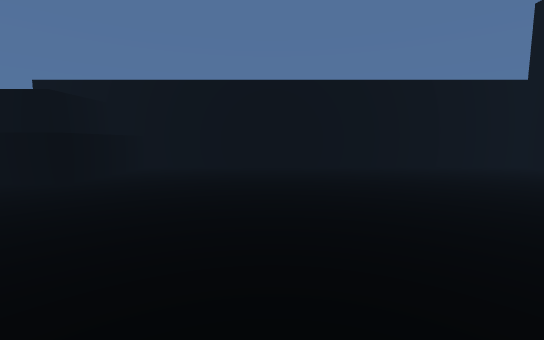
view 1 (above)

14 first-person views from a walk through a scene from a Unity 3-D project. The camera is 1.5 m above the floor, tilts 6° down and sees 90° across. The floor is counted in squares, 1.8 m on a side. Each view is taken from the middle of a square. On the plan, view 1 faces up. The plan holds only what a view shows up to about 10 squares ahead; the rest is blank. The place goes on beyond the plan. The player character is not drawn. Some surface patterns are stand-ins.

view 2
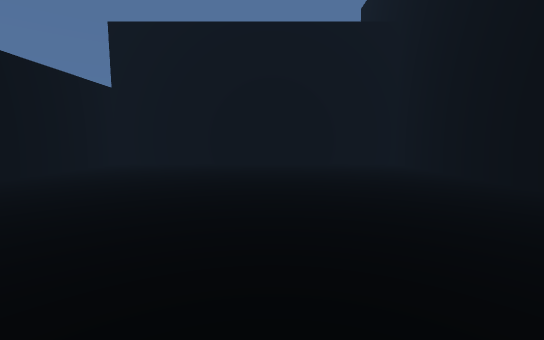

view 3
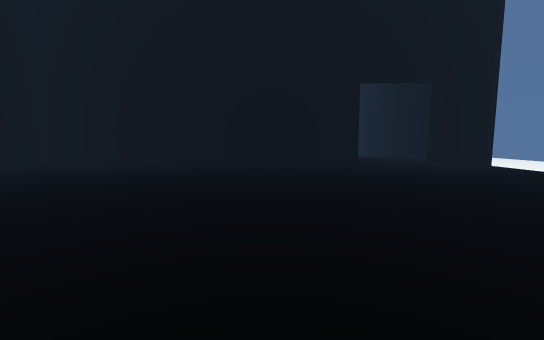

view 4
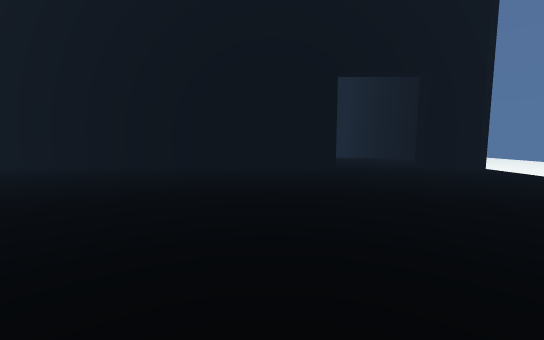

view 5
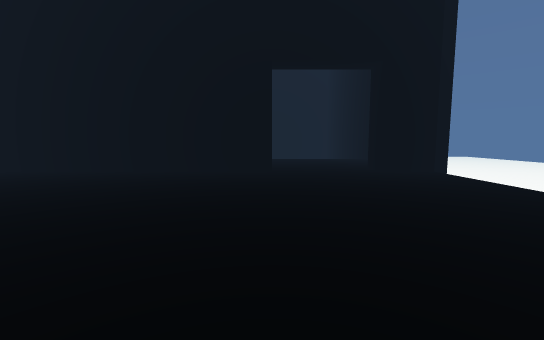

view 6
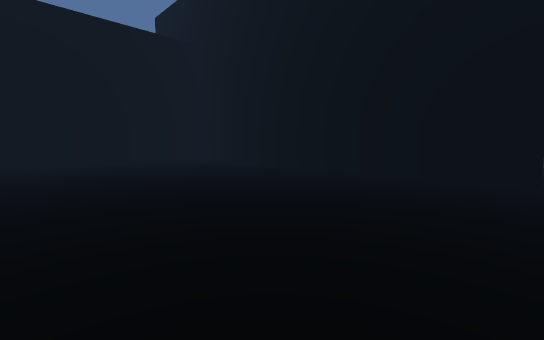

view 7
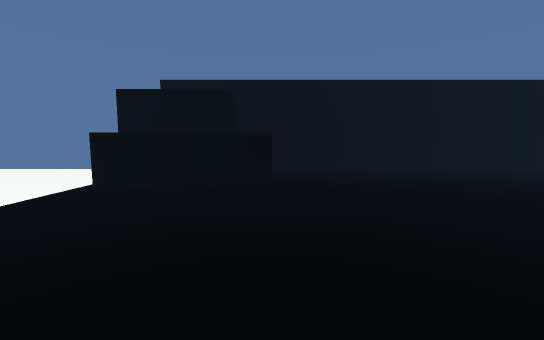

view 8
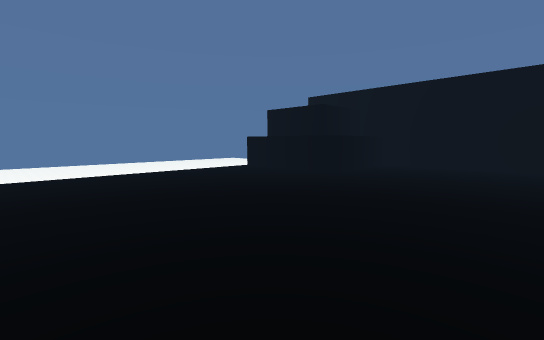

view 9
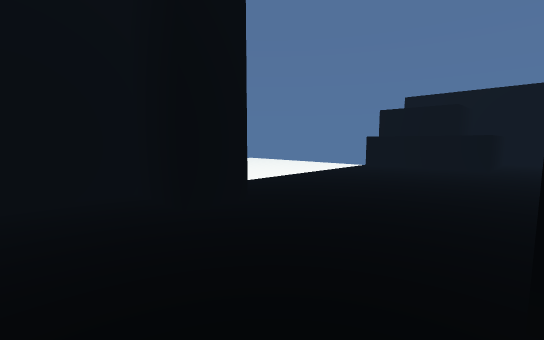

view 10
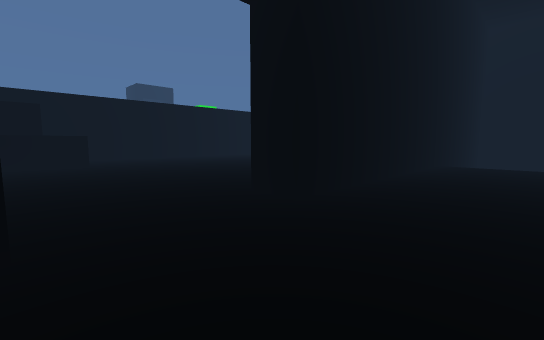

view 11
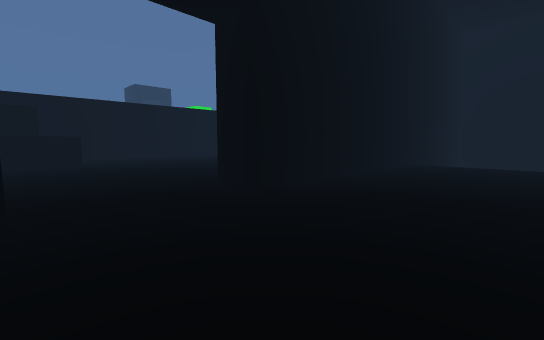

view 12
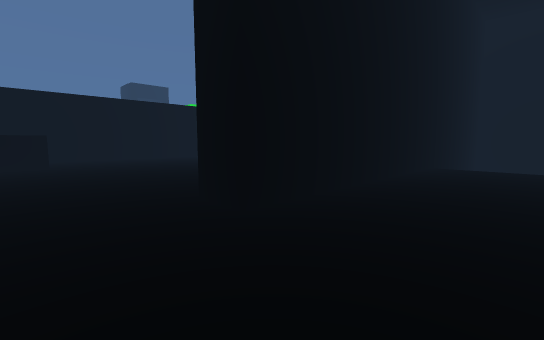

view 13
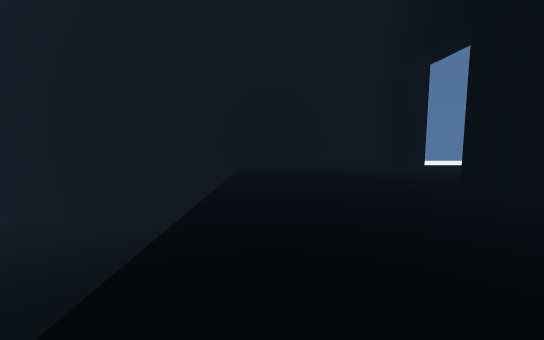

view 14
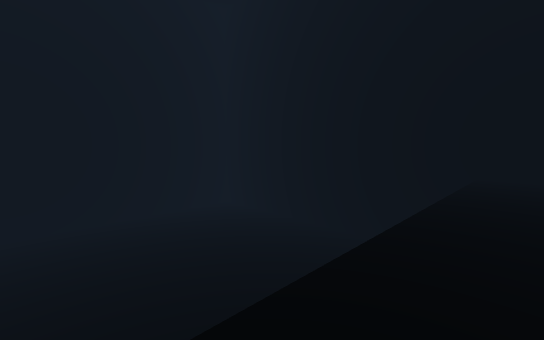

### Floor plan
Key: @ floor where view 1 was taken; # wall or solid block; . main floor; - floor 3.5 m lower than the main floor; / step, stairs or slope.
Columns run from 8 left of view 1 to 8 right of it. Each row starts with its distance up from view 1.
  9     #############
  8     #...........#
  7     #...........#
  6     #...........#
  5  ####...........#
  4  ...............#
  3  ...............#
  2  ...............#
  1  ...............#
  0  .......@.......#
 -1  ...............#
 -2  #...############
 -3 #............///
 -4 #............
 -5 #............
 -6 #............
 -7 #......
 -8 #
 -9 #------
-10 #-------
-11 #--------
-12 #--------
-13 #--------
-14 #--------
-15 #- ------
-16 #   -----
-17      ####

Positions as (right, up) in squares from view 1, and headings:
1: (0, 0), facing up
2: (-2, 3), facing right
3: (0, 8), facing down
4: (-1, 7), facing down
5: (-3, 6), facing down
6: (-3, 5), facing down-right
7: (-4, 0), facing up
8: (0, -1), facing up-left
9: (-3, -4), facing up-left
10: (-6, -5), facing up-right
11: (-6, -6), facing up-right
12: (-5, -5), facing up-right
13: (2, -6), facing left
14: (0, -6), facing down-left
